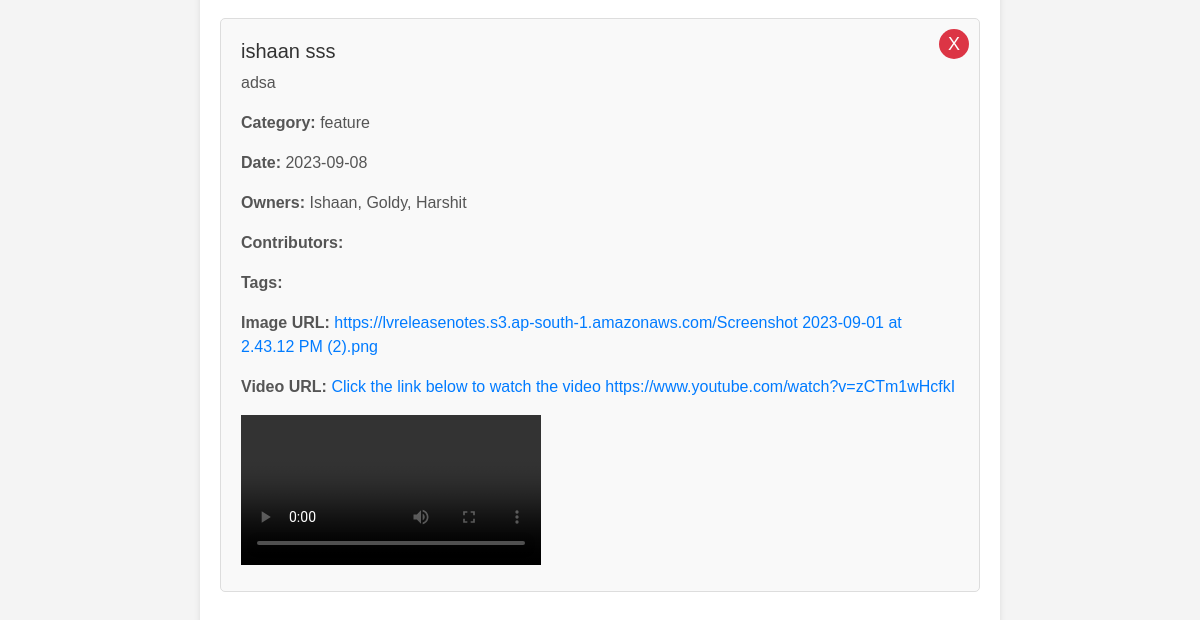
Before: / (lower part) with the older database file.
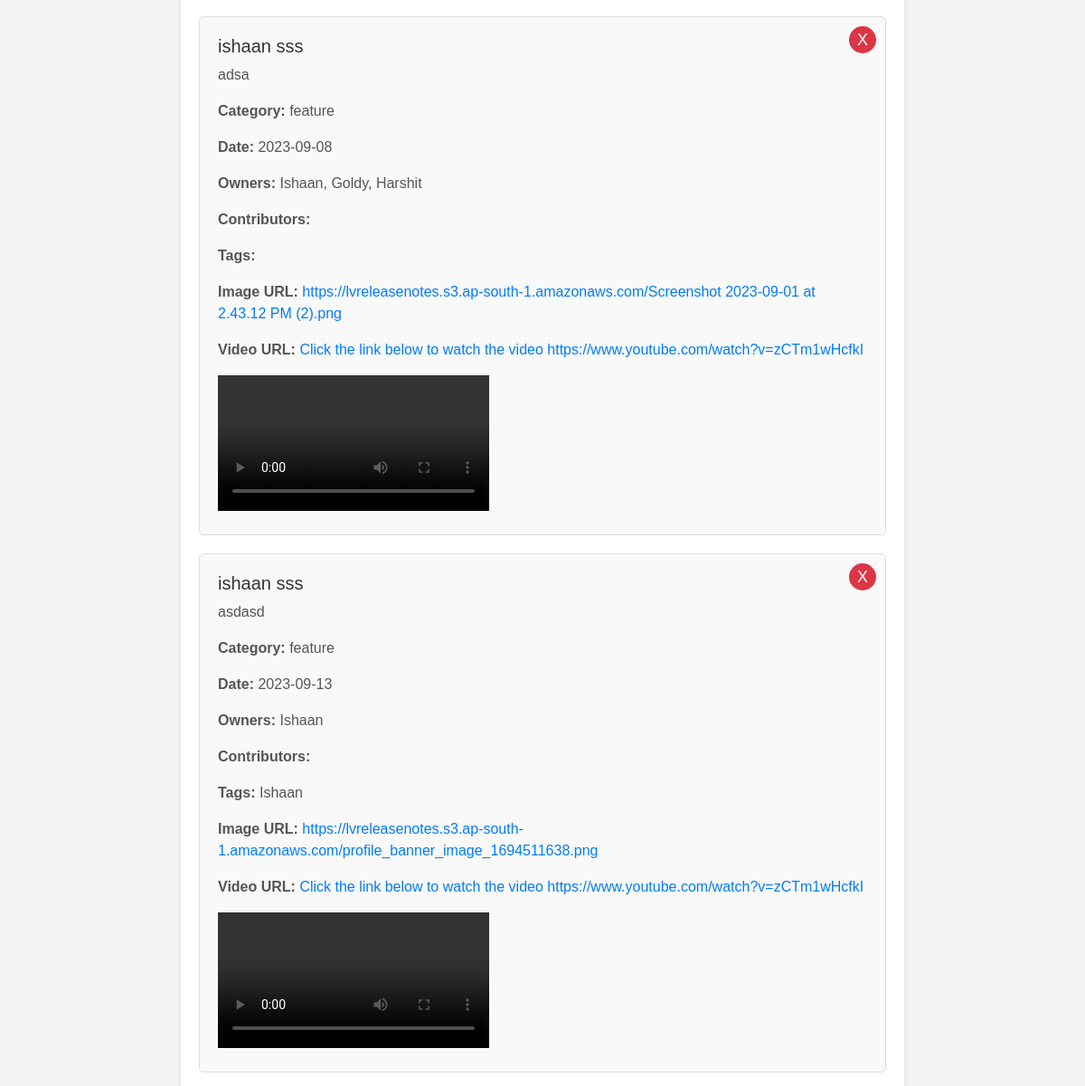
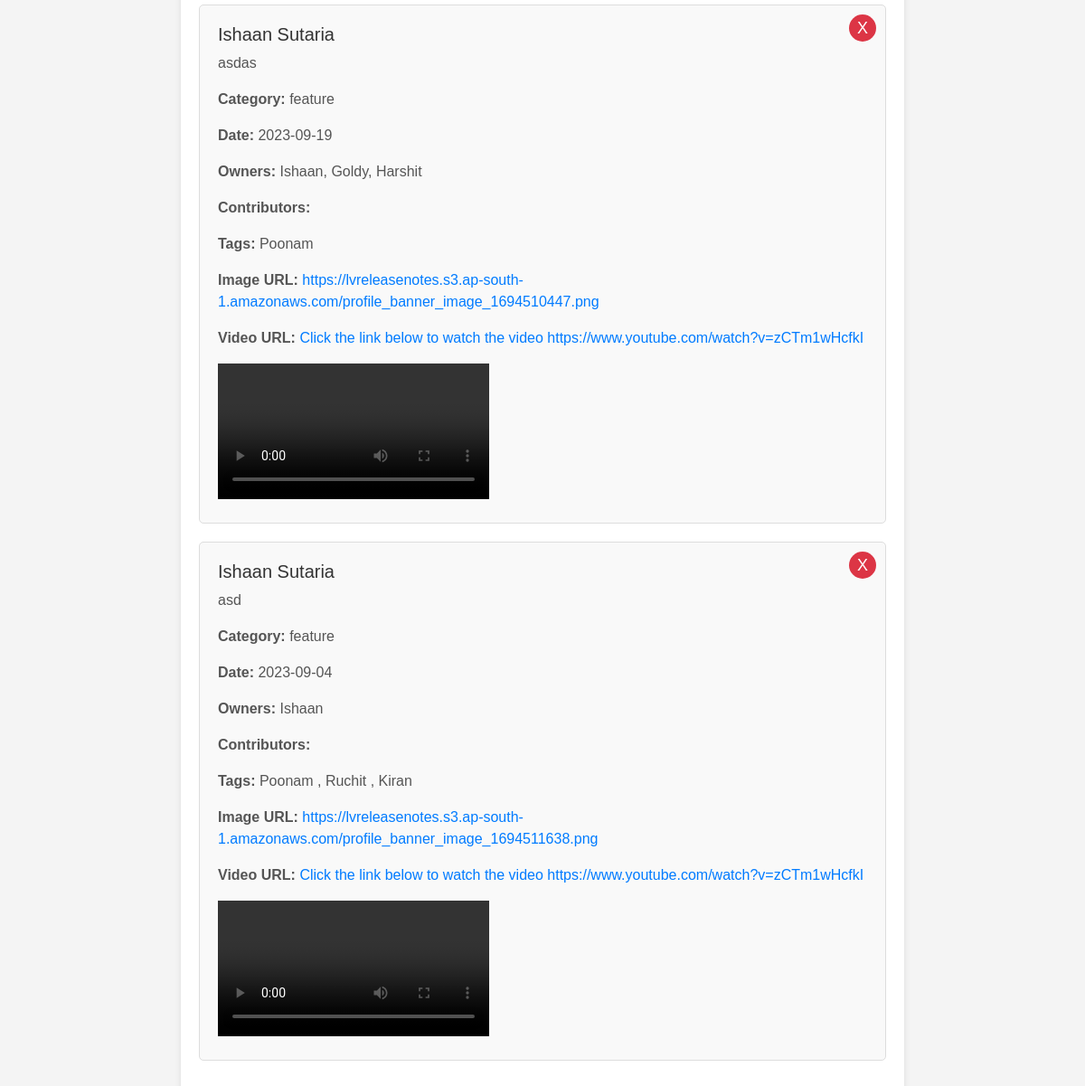
After: the same page with the newer database file (2 pictures, top to bottom).
### main.py (models this page shows)
class Feature(db.Model):
    id = db.Column(db.Integer, primary_key=True)
    name = db.Column(db.String(100), nullable=False)
    description = db.Column(db.Text, nullable=False)
    image_url = db.Column(db.String(255), nullable=True)
    video_url = db.Column(db.String(255), nullable=True)
    category = db.Column(db.String(50), nullable=True)
    owners = db.relationship('User', secondary=owners, backref=db.backref('owners', lazy='dynamic'))
    contributors = db.relationship('User', secondary=contributors,
                                   backref=db.backref('contributors', lazy='dynamic'))
    tags = db.relationship('Tag', secondary='feature_tag_association', back_populates='features')
    date = db.Column(db.String(10), nullable=True)

class User(db.Model):
    id = db.Column(db.Integer, primary_key=True)
    name = db.Column(db.String(100), nullable=False)

class Tag(db.Model):
    __tablename__ = 'tags'
    id = db.Column(db.Integer, primary_key=True)
    name = db.Column(db.String(50), nullable=False, unique=True)
    features = db.relationship('Feature', secondary='feature_tag_association', back_populates='tags')

### main.py (the view)
@app.route('/')
def index():
    features = Feature.query.all()
    categories = [feature.category for feature in features if feature.category]
    categories = list(set(categories))  # Remove duplicates
    return render_template('index.html', features=features, categories=categories)

### templates/index.html (shortened to what this page needs)
<!DOCTYPE html>
<html lang="en">
<head>
    <link href="https://stackpath.bootstrapcdn.com/bootstrap/4.5.2/css/bootstrap.min.css" rel="stylesheet">
    <link href="https://cdnjs.cloudflare.com/ajax/libs/select2/4.0.13/css/select2.min.css" rel="stylesheet">
</head>
<body>
<div class="container">
    <ul class="feature-list">
        {% for feature in features %}
        <li class="feature-item">
            <h2>{{ feature.name }}</h2>
            <p>{{ feature.description }}</p>
            <div class="feature-details">
                <p><strong>Category:</strong> {{ feature.category }}</p>
                <p><strong>Date:</strong> {{ feature.date }}</p>
                <p><strong>Owners:</strong> {% for owner_name in feature.owners %}
                    {{ owner_name.name }}
                    {% endfor %}</p>
                <p><strong>Contributors:</strong> </p>
                <p><strong>Tags:</strong> {% for tag in feature.tags %}
                    {{ tag.name }}
                    {% if not loop.last %}, {% endif %}
                    {% endfor %}</p>
                <p><strong>Image URL:</strong> <a href="{{ feature.image_url }}" target="_blank">{{ feature.image_url
                    }}</a></p>
                <p><strong>Video URL:</strong> <a href="{{ feature.video_url }}" target="_blank"> Click the link below
                    to watch the video {{ feature.video_url }}</a></p>
                <video controls class="feature-video">
                </video>
            </div>
            <button class="delete-feature-btn" data-feature="{{ feature.name }}"
                    onclick="deleteFeature('{{ feature.name }}')">X
            </button>
        </li>
        {% endfor %}
    </ul>
</div>
</body>
</html>

### templates/index.html (style rules this page uses)
body { font-family: Arial, sans-serif; background-color: #f4f4f4; margin: 0; padding: 0; }
.container { max-width: 800px; margin: 0 auto; padding: 20px; background-color: #ffffff; border-radius: 5px; box-shadow: 0 4px 6px rgba(0, 0, 0, 0.1); }
ul.feature-list { list-style: none; padding: 0; }
.feature-item { border: 1px solid #ddd; padding: 20px; margin-bottom: 20px; border-radius: 5px; background-color: #f9f9f9; position: relative; }
.feature-item h2 { font-size: 20px; color: #333; margin-top: 0; }
.feature-item p { font-size: 16px; color: #555; }
.feature-item button { position: absolute; top: 10px; right: 10px; background-color: #dc3545; color: #fff; border: none; border-radius: 50%; width: 30px; height: 30px; cursor: pointer; }
.feature-details { margin-top: 10px; font-size: 14px; color: #777; }
.feature-details a { color: #007BFF; text-decoration: none; }
.delete-feature-btn { position: absolute; top: 10px; right: 10px; background-color: #dc3545; color: #fff; border: none; border-radius: 50%; width: 30px; height: 30px; cursor: pointer; font-size: 18px; }

Changed rows visible on the page:
added Feature: name "ishaan sss", description "asdasd", category "feature", date "2023-09-13", image_url "https://lvreleasenotes.s3.ap-south-1.amazonaws.com/profile_banner_image_1694511638.png", video_url "https://www.youtube.com/watch?v=zCTm1wHcfkI"
now on this page (row unchanged): User: name "Ishaan"
added Tag: name "Ishaan", shown under "ishaan sss"
added Feature: name "Ishaan Sutaria", description "asdas", category "feature", date "2023-09-19", image_url "https://lvreleasenotes.s3.ap-south-1.amazonaws.com/profile_banner_image_1694510447.png", video_url "https://www.youtube.com/watch?v=zCTm1wHcfkI", User (name "Ishaan, Goldy, Harshit")
added Tag: name "Poonam"
added Feature: name "Ishaan Sutaria", description "asd", category "feature", date "2023-09-04", image_url "https://lvreleasenotes.s3.ap-south-1.amazonaws.com/profile_banner_image_1694511638.png", video_url "https://www.youtube.com/watch?v=zCTm1wHcfkI"
added Tag: name "Ruchit", shown under "Ishaan Sutaria"
added Tag: name "Kiran", shown under "Ishaan Sutaria"
